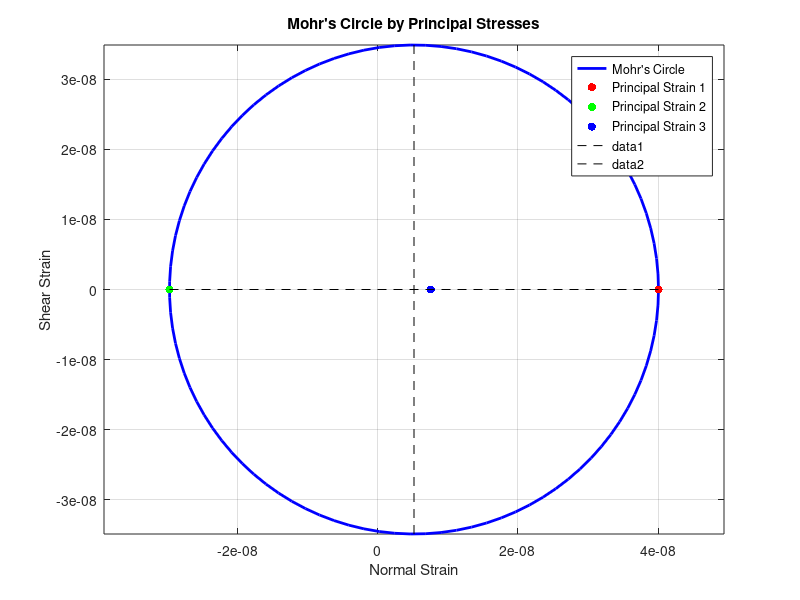

Here is the MATLAB script that generated this plot:
clc,clearvars
fprintf("Muhammad Abeer Khan ME-19221\n")
fprintf("Muhammad Asher      ME-19304")
%stress converted to principal stresses then to principal strains
E=29e8 
v=0.26
sigx_x=90;
sigy_y=54;
sigz_z=-36;
taux_y=27;
tauy_z=-15;
taux_z=-36;

i_1=sigx_x+sigy_y+sigz_z;
i_2=sigx_x*sigy_y+sigy_y*sigz_z+sigz_z*sigx_x-taux_y^2-tauy_z^2-taux_z^2;
i_3=sigx_x*sigy_y*sigz_z-sigx_x*tauy_z^2-sigy_y*taux_z^2-sigz_z*taux_y^2+2*taux_y*tauy_z*taux_z;

p=[1 -i_1 i_2 -i_3];
r=roots(p);
%tau_max=(max(r)-min(r))/2

e_1=(1/E)*(r(1,:)-v*(r(2,:)+r(3,:)))
e_2=(1/E)*(r(2,:)-v*(r(1,:)+r(3,:)))
e_3=(1/E)*(r(3,:)-v*(r(2,:)+r(1,:)))
 
% Mohr circle
% the center and radius of the Mohr's circle
center = (e_1 + e_2) / 2;
radius = abs(e_1 - e_2) / 2;
theta = linspace(0, 2*pi, 100);
 
% coordinates of the Mohr's circle
x = center + radius * cos(theta);
y = radius * sin(theta);

figure;
plot(x, y, 'b', 'LineWidth', 2);
hold on;
 
% principal strains
scatter(e_1, 0, 'r', 'filled');
scatter(e_2, 0, 'g', 'filled');
scatter(e_3, 0, 'b', 'filled');

xlabel('Normal Strain');
ylabel('Shear Strain');
title('Mohr''s Circle by Principal Stresses');
grid on;
axis equal;
legend('Mohr''s Circle', 'Principal Strain 1', 'Principal Strain 2', 'Principal Strain 3');
 
% Mark the axis with dashed lines
plot([center, center], [-radius, radius], 'k--'); % Vertical dashed line
plot([e_1, e_2], [0, 0], 'k--'); % Horizontal dashed lines







